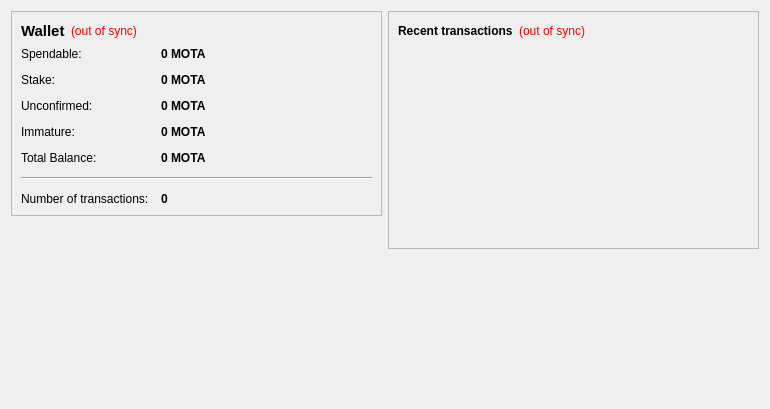
<?xml version="1.0" encoding="UTF-8"?>
<ui version="4.0">
 <class>OverviewPage</class>
 <widget class="QWidget" name="OverviewPage">
  <property name="geometry">
   <rect>
    <x>0</x>
    <y>0</y>
    <width>770</width>
    <height>409</height>
   </rect>
  </property>
  <property name="windowTitle">
   <string>Form</string>
  </property>
  <layout class="QHBoxLayout" name="horizontalLayout" stretch="1,1">
   <item>
    <layout class="QVBoxLayout" name="verticalLayout_2">
     <item>
      <widget class="QFrame" name="frame">
       <property name="frameShape">
        <enum>QFrame::StyledPanel</enum>
       </property>
       <property name="frameShadow">
        <enum>QFrame::Raised</enum>
       </property>
       <layout class="QVBoxLayout" name="verticalLayout_4">
        <item>
         <layout class="QHBoxLayout" name="horizontalLayout_4">
          <item>
           <widget class="QLabel" name="label_5">
            <property name="font">
             <font>
              <pointsize>11</pointsize>
              <weight>75</weight>
              <bold>true</bold>
             </font>
            </property>
            <property name="text">
             <string>Wallet</string>
            </property>
           </widget>
          </item>
          <item>
           <widget class="QLabel" name="labelWalletStatus">
            <property name="toolTip">
             <string>The displayed information may be out of date. Your wallet automatically synchronizes with the MotaCoin network after a connection is established, but this process has not completed yet.</string>
            </property>
            <property name="styleSheet">
             <string notr="true">QLabel { color: red; }</string>
            </property>
            <property name="text">
             <string notr="true">(out of sync)</string>
            </property>
            <property name="alignment">
             <set>Qt::AlignLeading|Qt::AlignLeft|Qt::AlignVCenter</set>
            </property>
           </widget>
          </item>
          <item>
           <spacer name="horizontalSpacer_2">
            <property name="orientation">
             <enum>Qt::Horizontal</enum>
            </property>
            <property name="sizeHint" stdset="0">
             <size>
              <width>40</width>
              <height>20</height>
             </size>
            </property>
           </spacer>
          </item>
         </layout>
        </item>
        <item>
         <layout class="QFormLayout" name="formLayout_2">
          <property name="fieldGrowthPolicy">
           <enum>QFormLayout::AllNonFixedFieldsGrow</enum>
          </property>
          <property name="horizontalSpacing">
           <number>12</number>
          </property>
          <property name="verticalSpacing">
           <number>12</number>
          </property>
          <item row="0" column="0">
           <widget class="QLabel" name="label">
            <property name="text">
             <string>Spendable:</string>
            </property>
           </widget>
          </item>
          <item row="0" column="1">
           <widget class="QLabel" name="labelBalance">
            <property name="font">
             <font>
              <weight>75</weight>
              <bold>true</bold>
             </font>
            </property>
            <property name="cursor">
             <cursorShape>IBeamCursor</cursorShape>
            </property>
            <property name="toolTip">
             <string>Your current spendable balance</string>
            </property>
            <property name="text">
             <string notr="true">0 MOTA</string>
            </property>
            <property name="textInteractionFlags">
             <set>Qt::LinksAccessibleByMouse|Qt::TextSelectableByKeyboard|Qt::TextSelectableByMouse</set>
            </property>
           </widget>
          </item>
          <item row="1" column="0">
           <widget class="QLabel" name="label_6">
            <property name="text">
             <string>Stake:</string>
            </property>
           </widget>
          </item>
          <item row="1" column="1">
           <widget class="QLabel" name="labelStake">
            <property name="font">
             <font>
              <weight>75</weight>
              <bold>true</bold>
             </font>
            </property>
            <property name="cursor">
             <cursorShape>IBeamCursor</cursorShape>
            </property>
            <property name="toolTip">
             <string>Total of coins that was staked, and do not yet count toward the current balance</string>
            </property>
            <property name="text">
             <string notr="true">0 MOTA</string>
            </property>
            <property name="textInteractionFlags">
             <set>Qt::LinksAccessibleByMouse|Qt::TextSelectableByKeyboard|Qt::TextSelectableByMouse</set>
            </property>
           </widget>
          </item>
          <item row="2" column="0">
           <widget class="QLabel" name="label_3">
            <property name="text">
             <string>Unconfirmed:</string>
            </property>
           </widget>
          </item>
          <item row="2" column="1">
           <widget class="QLabel" name="labelUnconfirmed">
            <property name="font">
             <font>
              <weight>75</weight>
              <bold>true</bold>
             </font>
            </property>
            <property name="cursor">
             <cursorShape>IBeamCursor</cursorShape>
            </property>
            <property name="toolTip">
             <string>Total of transactions that have yet to be confirmed, and do not yet count toward the current balance</string>
            </property>
            <property name="text">
             <string notr="true">0 MOTA</string>
            </property>
            <property name="textInteractionFlags">
             <set>Qt::LinksAccessibleByMouse|Qt::TextSelectableByKeyboard|Qt::TextSelectableByMouse</set>
            </property>
           </widget>
          </item>
          <item row="3" column="0">
           <widget class="QLabel" name="labelImmatureText">
            <property name="text">
             <string>Immature:</string>
            </property>
           </widget>
          </item>
          <item row="3" column="1">
           <widget class="QLabel" name="labelImmature">
            <property name="font">
             <font>
              <weight>75</weight>
              <bold>true</bold>
             </font>
            </property>
            <property name="toolTip">
             <string>Mined balance that has not yet matured</string>
            </property>
            <property name="text">
             <string notr="true">0 MOTA</string>
            </property>
            <property name="textInteractionFlags">
             <set>Qt::LinksAccessibleByMouse|Qt::TextSelectableByKeyboard|Qt::TextSelectableByMouse</set>
            </property>
           </widget>
          </item>
          <item row="4" column="0">
           <widget class="QLabel" name="labelTotalText">
            <property name="text">
             <string>Total Balance:</string>
            </property>
           </widget>
          </item>
          <item row="4" column="1">
           <widget class="QLabel" name="labelTotal">
            <property name="font">
             <font>
              <weight>75</weight>
              <bold>true</bold>
             </font>
            </property>
            <property name="toolTip">
             <string>Total Stake and Spendable balance</string>
            </property>
            <property name="text">
             <string notr="true">0 MOTA</string>
            </property>
            <property name="textInteractionFlags">
             <set>Qt::LinksAccessibleByMouse|Qt::TextSelectableByKeyboard|Qt::TextSelectableByMouse</set>
            </property>
           </widget>
          </item>
          <item row="5" column="0" colspan="2">
           <widget class="Line" name="line">
            <property name="orientation">
             <enum>Qt::Horizontal</enum>
            </property>
           </widget>
          </item>
          <item row="6" column="0">
           <widget class="QLabel" name="labelTotalText">
            <property name="text">
             <string>Number of transactions:</string>
            </property>
           </widget>
          </item>
          <item row="6" column="1">
           <widget class="QLabel" name="labelNumTransactions">
            <property name="font">
             <font>
              <weight>75</weight>
              <bold>true</bold>
             </font>
            </property>
            <property name="cursor">
             <cursorShape>IBeamCursor</cursorShape>
            </property>
            <property name="toolTip">
             <string>Total number of transactions in wallet</string>
            </property>
            <property name="text">
             <string notr="true">0</string>
            </property>
            <property name="textInteractionFlags">
             <set>Qt::LinksAccessibleByMouse|Qt::TextSelectableByKeyboard|Qt::TextSelectableByMouse</set>
            </property>
           </widget>
          </item>
         </layout>
        </item>
       </layout>
      </widget>
     </item>
     <item>
      <spacer name="verticalSpacer">
       <property name="orientation">
        <enum>Qt::Vertical</enum>
       </property>
       <property name="sizeHint" stdset="0">
        <size>
         <width>20</width>
         <height>40</height>
        </size>
       </property>
      </spacer>
     </item>
     <item>
      <widget class="QLabel" name="label_2">
       <property name="autoFillBackground">
        <bool>false</bool>
       </property>
       <property name="text">
        <string/>
       </property>
       <property name="pixmap">
        <pixmap resource="../bitcoin.qrc">:/icons/coinbg</pixmap>
       </property>
       <property name="scaledContents">
        <bool>false</bool>
       </property>
       <property name="margin">
        <number>0</number>
       </property>
      </widget>
     </item>
    </layout>
   </item>
   <item>
    <layout class="QVBoxLayout" name="verticalLayout_3">
     <item>
      <widget class="QFrame" name="frame_2">
       <property name="frameShape">
        <enum>QFrame::StyledPanel</enum>
       </property>
       <property name="frameShadow">
        <enum>QFrame::Raised</enum>
       </property>
       <layout class="QVBoxLayout" name="verticalLayout">
        <item>
         <layout class="QHBoxLayout" name="horizontalLayout_2">
          <item>
           <widget class="QLabel" name="label_4">
            <property name="text">
             <string>&lt;b&gt;Recent transactions&lt;/b&gt;</string>
            </property>
           </widget>
          </item>
          <item>
           <widget class="QLabel" name="labelTransactionsStatus">
            <property name="toolTip">
             <string>The displayed information may be out of date. Your wallet automatically synchronizes with the MotaCoin network after a connection is established, but this process has not completed yet.</string>
            </property>
            <property name="styleSheet">
             <string notr="true">QLabel { color: red; }</string>
            </property>
            <property name="text">
             <string notr="true">(out of sync)</string>
            </property>
            <property name="alignment">
             <set>Qt::AlignRight|Qt::AlignTrailing|Qt::AlignVCenter</set>
            </property>
           </widget>
          </item>
          <item>
           <spacer name="horizontalSpacer">
            <property name="orientation">
             <enum>Qt::Horizontal</enum>
            </property>
            <property name="sizeHint" stdset="0">
             <size>
              <width>40</width>
              <height>20</height>
             </size>
            </property>
           </spacer>
          </item>
         </layout>
        </item>
        <item>
         <widget class="QListView" name="listTransactions">
          <property name="styleSheet">
           <string notr="true">QListView { background: transparent; }</string>
          </property>
          <property name="frameShape">
           <enum>QFrame::NoFrame</enum>
          </property>
          <property name="verticalScrollBarPolicy">
           <enum>Qt::ScrollBarAlwaysOff</enum>
          </property>
          <property name="horizontalScrollBarPolicy">
           <enum>Qt::ScrollBarAlwaysOff</enum>
          </property>
          <property name="selectionMode">
           <enum>QAbstractItemView::NoSelection</enum>
          </property>
         </widget>
        </item>
       </layout>
      </widget>
     </item>
     <item>
      <spacer name="verticalSpacer_2">
       <property name="orientation">
        <enum>Qt::Vertical</enum>
       </property>
       <property name="sizeHint" stdset="0">
        <size>
         <width>20</width>
         <height>40</height>
        </size>
       </property>
      </spacer>
     </item>
    </layout>
   </item>
  </layout>
 </widget>
 <resources>
  <include location="../bitcoin.qrc"/>
 </resources>
 <connections/>
</ui>
